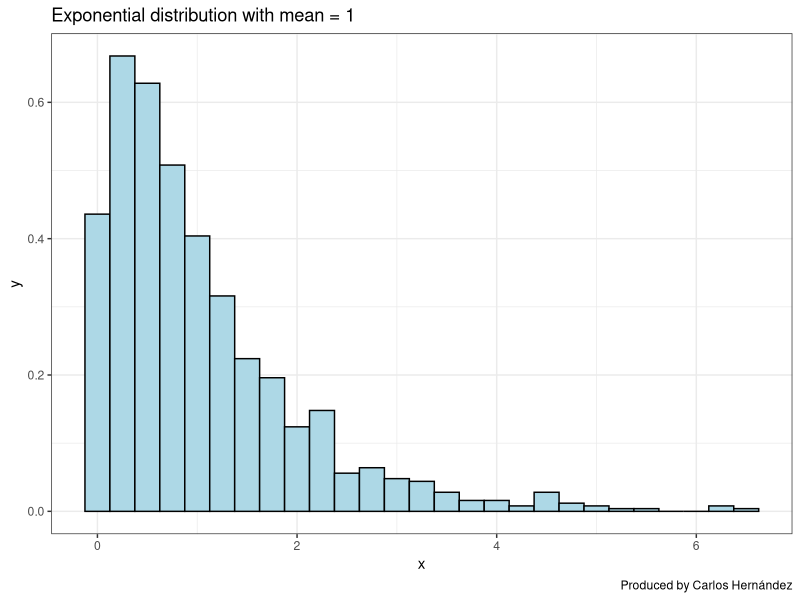
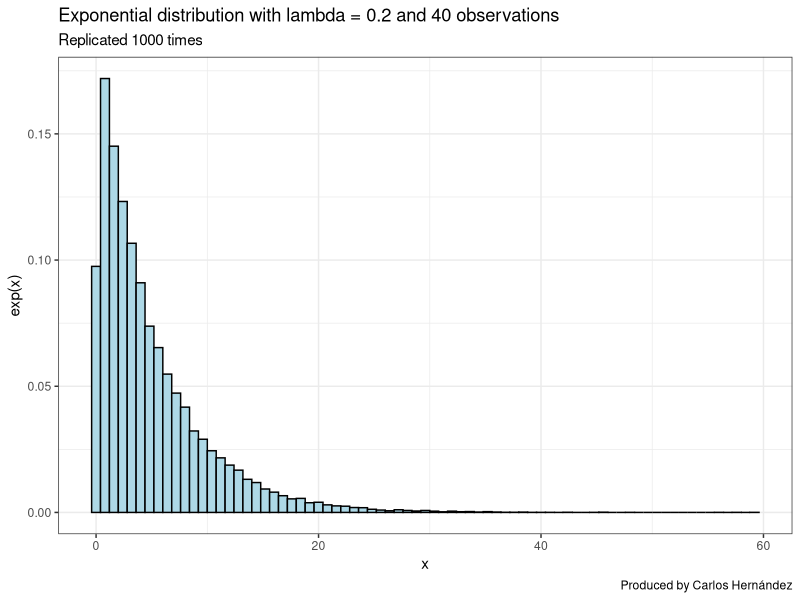
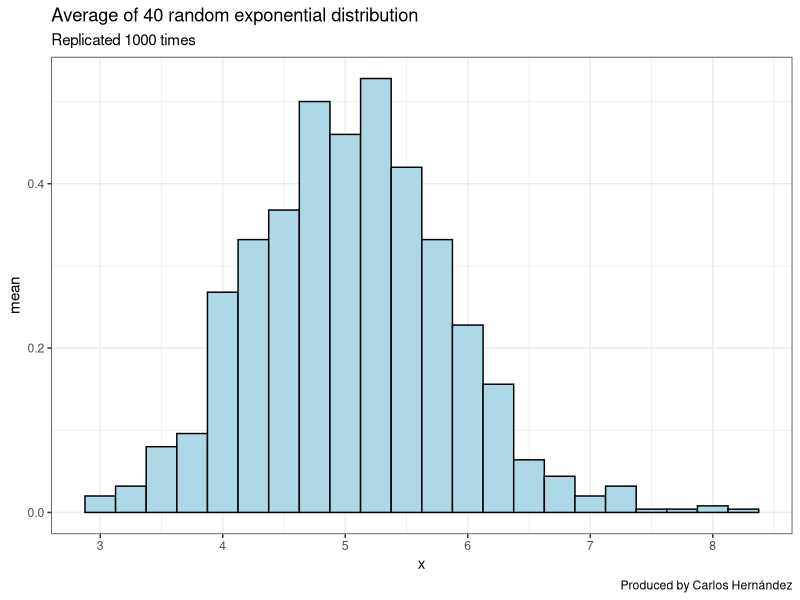
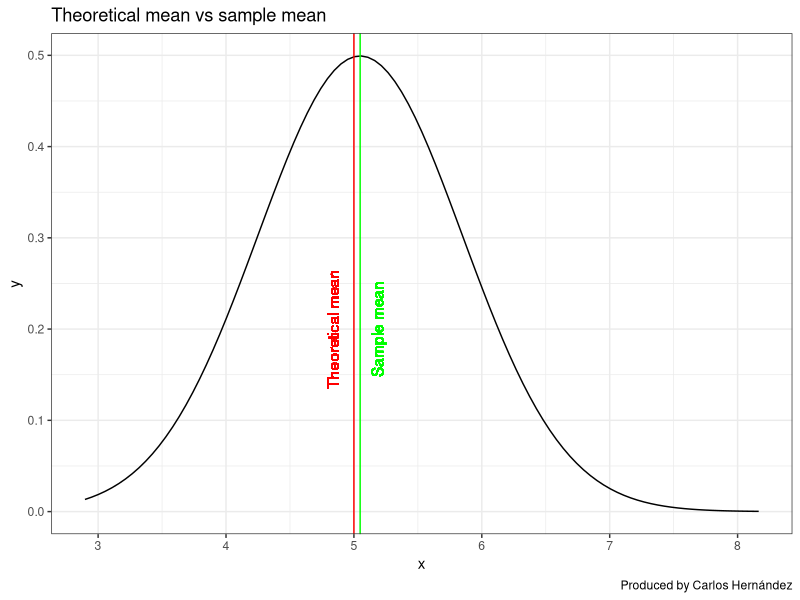
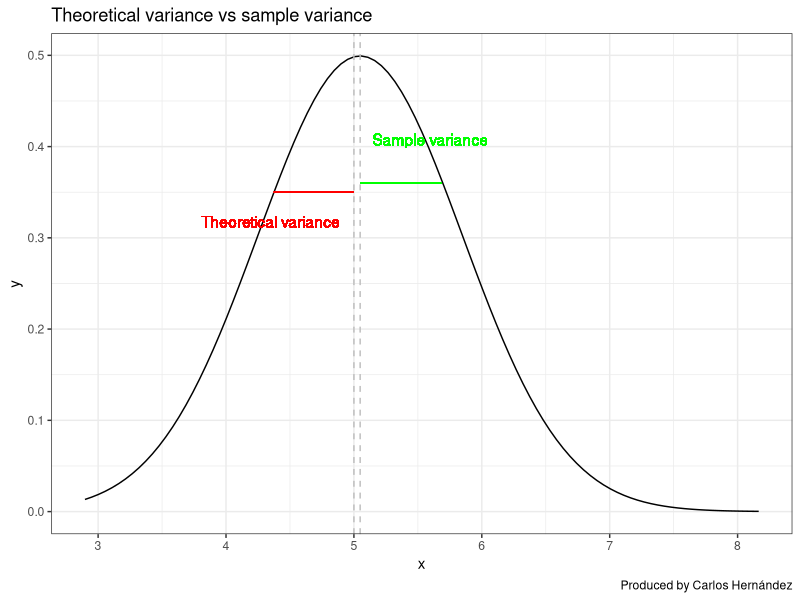
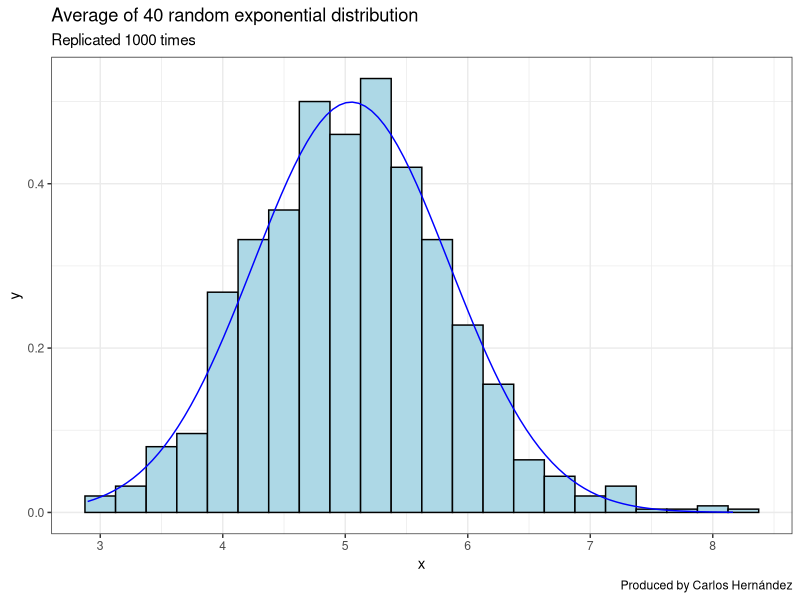

Write R code to recreate these figures, in order.
## ---- chunk 1
knitr::opts_chunk$set(echo = TRUE)
## ---- chunk 2
set.seed(1)
library(ggplot2)
theme_set(theme_bw())

## ---- chunk 3
lambda <- 0.2
n <- 40
## ---- chunk 4
data <- data.frame(value = c(t(rexp(1000, rate = 1)))) 

ggplot(data, aes(x=value)) + 
  geom_histogram(aes(y=..density..),binwidth=.25, col="black", fill="lightblue")+
    labs(title= "Exponential distribution with mean = 1", caption="Produced by Carlos Hernández") +
   xlab("x") +
  ylab("y")

## ---- chunk 5
expData <- replicate(1000, rexp(n, lambda)) # replicate 1000 times 
expData <- data.frame(value = c(t(expData))) # convert to data frame

# plot
ggplot(expData, aes(x=value)) + 
  geom_histogram(aes(y=..density..), binwidth=.8,colour="black", fill="lightblue") +
   labs(title= "Exponential distribution with lambda = 0.2 and 40 observations", subtitle = "Replicated 1000 times", caption="Produced by Carlos Hernández") +
  xlab("x") +
  ylab("exp(x)")

## ---- chunk 6
data <- replicate(1000, mean(rexp(n,lambda)))
data <- data.frame(value = c(t(data)), size = 40)

ggplot(data, aes(x=value)) + 
  geom_histogram(aes(y=..density..),binwidth=.25, col="black", fill="lightblue") +
  labs(title= "Average of 40 random exponential distribution", subtitle = "Replicated 1000 times", caption="Produced by Carlos Hernández") +
  xlab("x") +
  ylab("mean")


## ---- chunk 7
theoretical_mu <- 1/lambda # calculate theoretical mean 
sample_mu <-mean(data$value) # calculate experimental mean

ggplot(data, aes(x=value)) + 
  stat_function(fun=dnorm,
                         color="black",
                         args=list(mean=mean(data$value), 
                                  sd=sd(data$value)))+
  geom_vline(xintercept = theoretical_mu, colour="red") +
  geom_text(aes(x=theoretical_mu-.25, label="\nTheoretical mean", y=.2), colour="red", angle=90, text=element_text(size=11)) +
  geom_vline(xintercept = sample_mu, colour="green")+
  geom_text(aes(x=sample_mu+.05, label="\nSample mean", y=.2), colour="green", angle=90, text=element_text(size=11)) +
  labs(title= "Theoretical mean vs sample mean", caption="Produced by Carlos Hernández") +
  xlab("x") +
  ylab("y")

## ---- chunk 8
theoretical_variance <- 1/(n * lambda^2)
sample_variance <- round(var(data$value),3)

ggplot(data, aes(x=value)) + 
  stat_function(fun=dnorm,
                         color="black",
                         args=list(mean=mean(data$value), 
                                  sd=sd(data$value)))+
  geom_vline(xintercept = sample_mu, colour="gray", linetype="dashed")+
  geom_vline(xintercept = theoretical_mu, colour="gray", linetype="dashed")+
  geom_segment(aes(x = sample_mu, y = 0.36, xend =sample_mu + sample_variance, yend = 0.36), colour="green") +
  geom_segment(aes(x = theoretical_mu - theoretical_variance, y = 0.35, xend =theoretical_mu, yend = 0.35), colour="red") +
  labs(title= "Theoretical variance vs sample variance", caption="Produced by Carlos Hernández") +
  geom_text(aes(x=sample_mu+.55, label="\nSample variance", y=.42), colour="green") +
  geom_text(aes(x=theoretical_mu-.65, label="\nTheoretical variance", y=.33), colour="red") +
  xlab("x") +
  ylab("y")

## ---- chunk 9
ggplot(data, aes(x=value)) + 
  geom_histogram(aes(y=..density..),binwidth=.25, col="black", fill="lightblue") +
  stat_function(fun=dnorm,
                         color="blue",
                         args=list(mean=mean(data$value), 
                                  sd=sd(data$value)))+
  labs(title= "Average of 40 random exponential distribution", subtitle = "Replicated 1000 times", caption="Produced by Carlos Hernández") +
  xlab("x") +
  ylab("y")
